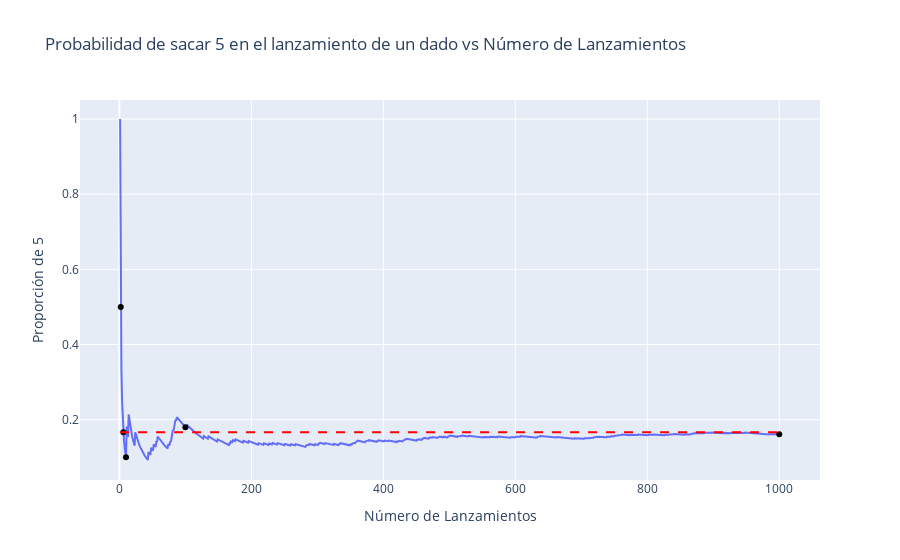

The code cell stored with this chart in its notebook:
### Code cell
# Configuración de la simulación
np.random.seed(0)  # Establecer una semilla aleatoria para reproducibilidad
num_lanzamientos = 1000  # Número total de lanzamientos
lanzamientos = np.random.randint(1, 7, size=num_lanzamientos)  # Simulación de lanzamientos
proporciones = []  # Almacenar la proporción de 5 en cada etapa
puntos_interes = [2, 6, 10, 100, 1000]  # Puntos de interés para agregar puntos en el gráfico

# Realizar la simulación secuencial
contador_cinco = 0  # Inicializar el contador de 5
for i in range(num_lanzamientos):
    if lanzamientos[i] == 5:
        contador_cinco += 1
    proporciones.append(contador_cinco / (i + 1))  # Calcular la proporción en cada etapa

# Crear un DataFrame para Plotly Express
df = pd.DataFrame({
    'Lanzamientos': range(1, num_lanzamientos + 1),
    'Proporción de 5': proporciones
})

# Agregar puntos de interés
puntos_df = df[df['Lanzamientos'].isin(puntos_interes)]

# Calcular la probabilidad teórica
probabilidad_teorica = 1/6

# Crear el gráfico con Plotly Express
fig = px.line(df, x='Lanzamientos', y='Proporción de 5', labels={'Lanzamientos': 'Número de Lanzamientos', 'Proporción de 5': 'Proporción de 5'},
              title="Probabilidad de sacar 5 en el lanzamiento de un dado vs Número de Lanzamientos")
fig.add_shape(type='line', y0=probabilidad_teorica, y1=probabilidad_teorica, x0=1, x1=num_lanzamientos, line=dict(color='red', dash='dash'), name='Probabilidad teórica (1/6)')
fig.add_trace(px.scatter(puntos_df, x='Lanzamientos', y='Proporción de 5').data[0].update(marker=dict(color='black', size=6)))

fig.show()

### Figure 1 — Plotly figure (JSON) as saved in the notebook; plotly's stock layout.template omitted (floating-point values rounded to 4 significant figures; data arrays with more than 128 entries replaced by an {"elided": "..."} marker saying what was removed)
{"data": [{"hovertemplate": "Número de Lanzamientos=%{x}<br>Proporción de 5=%{y}<extra></extra>", "legendgroup": "", "line": {"color": "#636efa", "dash": "solid"}, "marker": {"symbol": "circle"}, "mode": "lines", "name": "", "orientation": "v", "showlegend": false, "type": "scatter", "x": {"elided": "1000 int values"}, "xaxis": "x", "y": {"elided": "1000 float values"}, "yaxis": "y"}, {"hovertemplate": "Lanzamientos=%{x}<br>Proporción de 5=%{y}<extra></extra>", "legendgroup": "", "marker": {"color": "black", "size": 6, "symbol": "circle"}, "mode": "markers", "name": "", "orientation": "v", "showlegend": false, "type": "scatter", "x": [2, 6, 10, 100, 1000], "xaxis": "x", "y": [0.5, 0.1667, 0.1, 0.18, 0.161], "yaxis": "y"}], "layout": {"legend": {"tracegroupgap": 0}, "shapes": [{"line": {"color": "red", "dash": "dash"}, "name": "Probabilidad teórica (1/6)", "type": "line", "x0": 1, "x1": 1000, "y0": 0.1667, "y1": 0.1667}], "title": {"text": "Probabilidad de sacar 5 en el lanzamiento de un dado vs Número de Lanzamientos"}, "xaxis": {"anchor": "y", "domain": [0, 1], "title": {"text": "Número de Lanzamientos"}}, "yaxis": {"anchor": "x", "domain": [0, 1], "title": {"text": "Proporción de 5"}}}}
